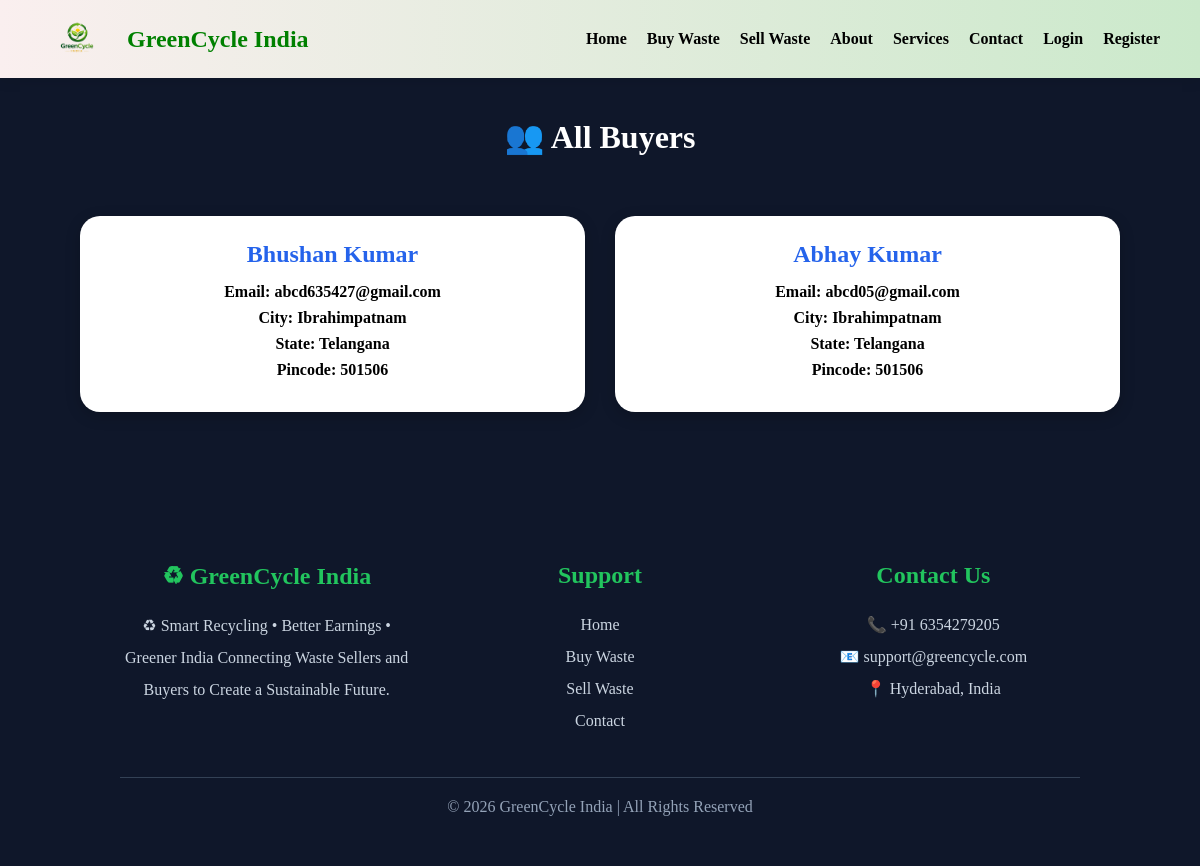
Page /all-buyers/ on the committed database.
### main/models.py (models this page shows, shortened)
class Buyer(models.Model):
    name = models.CharField(max_length=100)
    email = models.EmailField(unique=True)
    password = models.CharField(max_length=100)
    city = models.CharField( max_length=100, default='Unknown')
    state = models.CharField(max_length=100, default='Unknown')
    pincode = models.CharField(max_length=10, default='000000')

### main/views.py (the view)
# urls.py: path('all-buyers/', views.all_buyers),
def all_buyers(request):
    buyers = Buyer.objects.all()
    context = {
        'buyers': buyers
    }
    return render(
        request,
        'all_buyers.html',
        context
    )

### main/context_processors.py (called while the page is built, shortened)
def seller_notification_count(request):
    return {
        'pending_requests_count': 0
    }

### main/views.py (called while the page is built)
def seller_notification_count(request):
    seller_count = 0
    buyer_count = 0
    if request.session.get('user_id'):
        seller_id = request.session.get('user_id')
        seller_count = BuyRequest.objects.filter(
            waste__seller_id=seller_id,
            status='Pending'
        ).count()
    if request.session.get('buyer_id'):
        buyer_name = request.session.get('buyer_name')
        buyer_count = Notification.objects.filter(
            buyer_id=request.session.get('buyer_id'),
            is_read=False
        ).count()
    return {
        'pending_requests_count': seller_count,
        'buyer_notification_count': buyer_count
    }

### templates/all_buyers.html (shortened to what this page needs)
{% load static %}
<link rel="stylesheet" href="{% static 'css/style.css' %}">
{% include 'navbar.html' %}
<div class="container">
    <h1 class="heading">
        👥 All Buyers
    </h1>
    <div class="cards">
        {% for buyer in buyers %}
        <div class="card">
            <h2>
                {{ buyer.name }}
            </h2>
            <p>
                <b>Email:</b>
                {{ buyer.email }}
            </p>
            <p>
                <b>City:</b>
                {{ buyer.city }}
            </p>
            <p>
                <b>State:</b>
                {{ buyer.state }}
            </p>
            <p>
                <b>Pincode:</b>
                {{ buyer.pincode }}
            </p>
        </div>
        {% endfor %}
    </div>
</div>
{% include 'footer.html' %}

### static/css/style.css (style rules this page uses)
* { margin:0; padding:0; box-sizing:border-box; }
.cards { display:grid; grid-template-columns:repeat(4,1fr); gap:20px; padding:40px; }
.card { background:white; padding:30px; text-align:center; border-radius:12px; box-shadow:0 2px 8px rgba(0,0,0,0.1); font-weight:bold; }
.cards { grid-template-columns:1fr; padding:20px; }
.cards { display:grid; grid-template-columns:repeat(auto-fit, minmax(240px,1fr)); gap:25px; }
.card { background:white; border-radius:14px; overflow:hidden; box-shadow:0 4px 12px rgba(0,0,0,0.08); text-align:center; transition:0.3s; }

### templates/all_buyers.html (style rules this page uses)
.container { width:90%; max-width:1200px; margin:40px auto; }
.heading { color:white; text-align:center; margin-bottom:40px; }
.cards { display:grid; grid-template-columns: repeat(auto-fit,minmax(280px,1fr)); gap:30px; }
.card { background:white; padding:25px; border-radius:20px; box-shadow:0 4px 15px rgba(0,0,0,0.2); }
.card h2 { color:#2563eb; margin-bottom:15px; }
.card p { margin:8px 0; }

### rows in the picture
Buyer: name "Bhushan Kumar", email "abcd635427@gmail.com", city "Ibrahimpatnam", state "Telangana", pincode "501506"
Buyer: name "Abhay Kumar", email "abcd05@gmail.com", city "Ibrahimpatnam", state "Telangana", pincode "501506"
